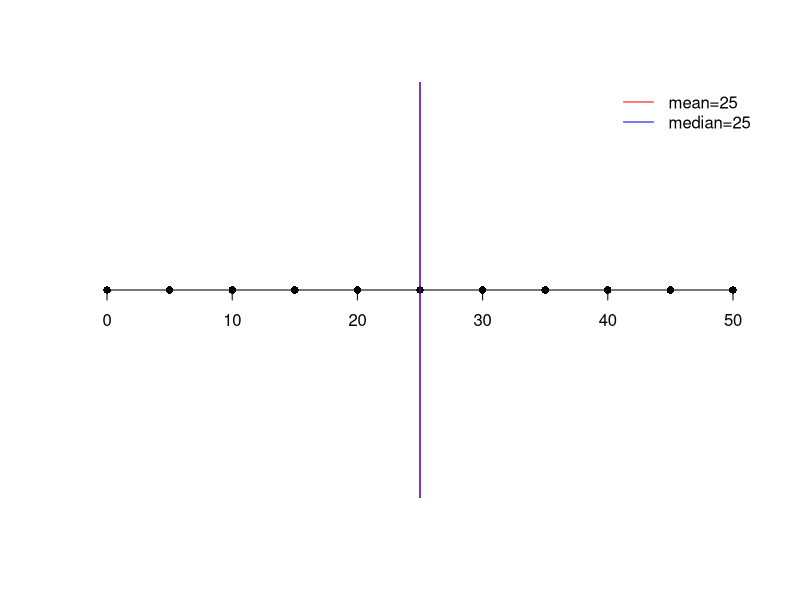
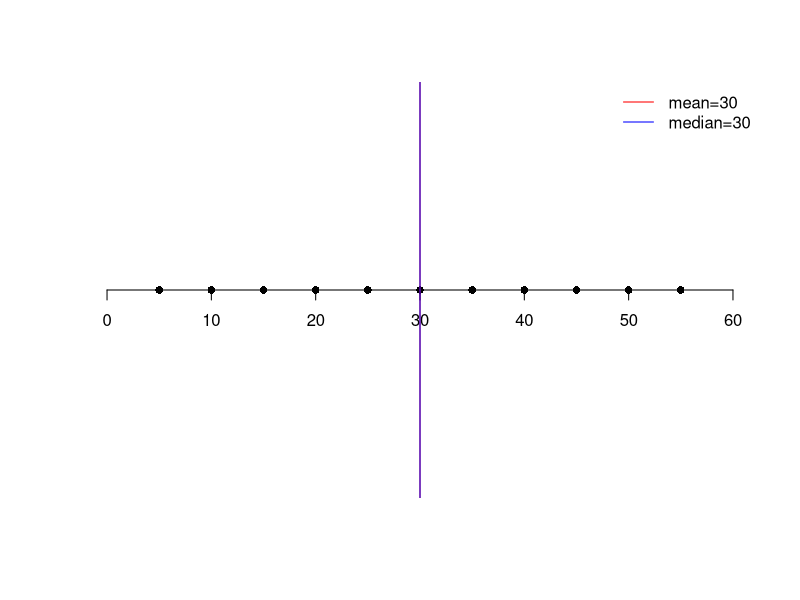
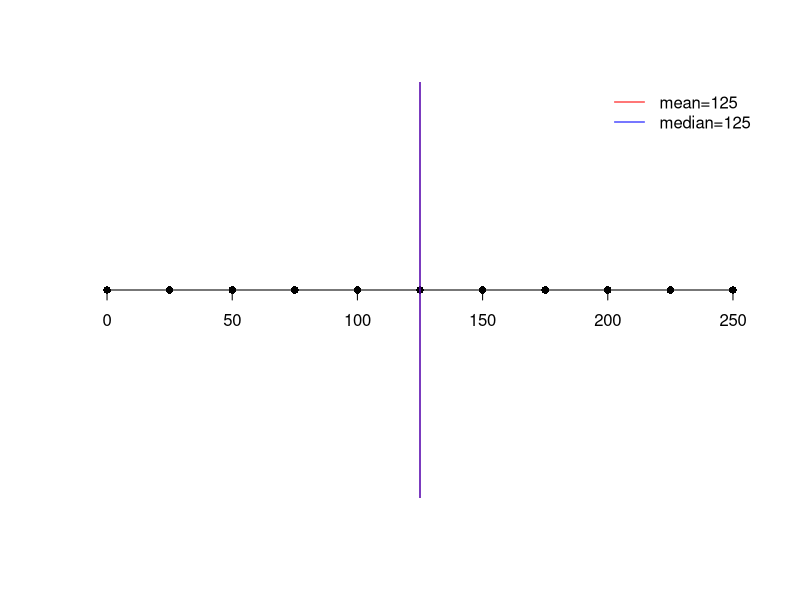
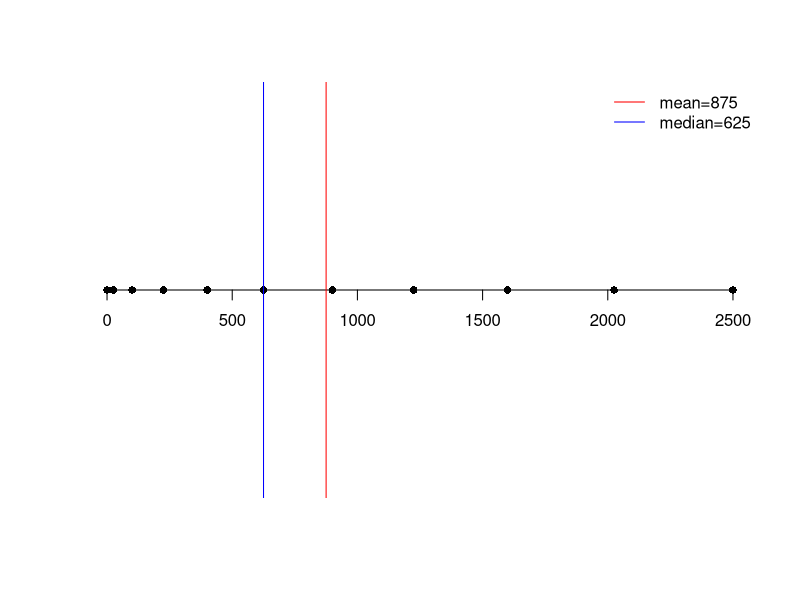
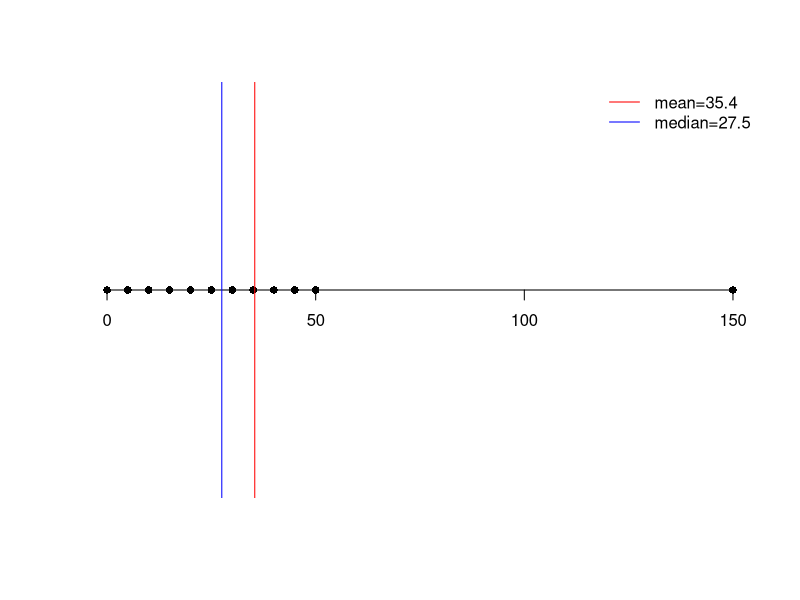
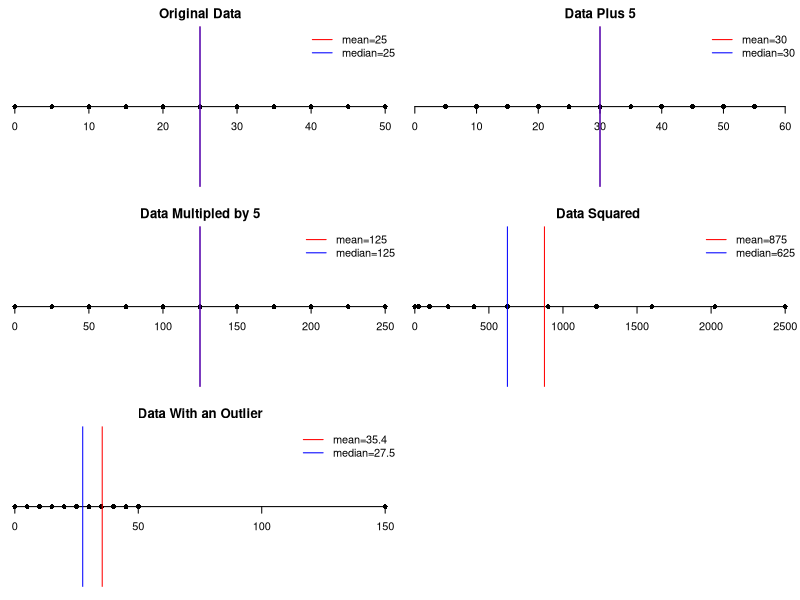

These figures' R source, in order:
## ---- chunk 1
data=seq(0, 50,5) #The seq function is creating a series from 0 to 50 with increments of 5
xbar=mean(data) #Calculating the arithmetic mean
q50=median(data) #Calcualting the median
## ---- chunk 2
#Check out ?plot to see all of the options for this function
plot(data, rep(0, length(data)), axes=FALSE, xlim=c(0,50), type="p",xlab="",ylab="", pch=16) 

#In my initail plot I turned the axes of so now I need to draw just the x axis onto my plot
axis(1,pos=0) 

 #adding vertical lines for the mean and median
abline(v=xbar, lty=1, col='red')
abline(v=q50, lty=1, col='blue') 

#adding a legend
legend('topright', legend=c(paste("mean=", xbar, sep=""), paste("median=",q50, sep="")), lty=c(1,1), col=c('red', 'blue'), bty='n') 
## ---- chunk 3
#These are the new values
dataN1=data+5 #note that when you add a value to a vector R, will automatically apply that to every element of the vector
xbarN1=mean(dataN1) 
q50N1=median(dataN1) 
## ---- chunk 4
plot(dataN1, rep(0, length(dataN1)), axes=FALSE, xlim=c(0,60), type="p",xlab="",ylab="", pch=16)
axis(1,pos=0)
abline(v=xbarN1, lty=1, col='red')
abline(v=q50N1, lty=1, col='blue')
legend('topright', legend=c(paste("mean=", xbarN1, sep=""), paste("median=",q50N1, sep="")), lty=c(1,1), col=c('red', 'blue'), bty='n')
## ---- chunk 5
#These are the new values
dataN2=data*5
xbarN2=mean(dataN2) 
q50N2=median(dataN2) 
## ---- chunk 6
plot(dataN2, rep(0, length(dataN2)), axes=FALSE, xlim=c(0,250), type="p",xlab="",ylab="", pch=16)
axis(1,pos=0)
abline(v=xbarN2, lty=1, col='red')
abline(v=q50N2, lty=1, col='blue')
legend('topright', legend=c(paste("mean=", xbarN2, sep=""), paste("median=",q50N2, sep="")), lty=c(1,1), col=c('red', 'blue'), bty='n')
## ---- chunk 7
#These are the new values
dataN3=data^2
xbarN3=mean(dataN3) 
q50N3=median(dataN3) 
## ---- chunk 8
plot(dataN3, rep(0, length(dataN3)), axes=FALSE, xlim=c(0,2500), type="p",xlab="",ylab="", pch=16)
axis(1,pos=0)
abline(v=xbarN3, lty=1, col='red')
abline(v=q50N3, lty=1, col='blue')
legend('topright', legend=c(paste("mean=", xbarN3, sep=""), paste("median=",q50N3, sep="")), lty=c(1,1), col=c('red', 'blue'), bty='n')
## ---- chunk 9
#These are the new values
dataN4=c(data, 150)
xbarN4=round(mean(dataN4),1) #this time I'm rounding the mean so its nicer for reporting
q50N4=median(dataN4) 
## ---- chunk 10
plot(dataN4, rep(0, length(dataN4)), axes=FALSE, xlim=c(0,150), type="p",xlab="",ylab="", pch=16)
axis(1,pos=0)
abline(v=xbarN4, lty=1, col='red')
abline(v=q50N4, lty=1, col='blue')
legend('topright', legend=c(paste("mean=", xbarN4, sep=""), paste("median=",q50N4, sep="")), lty=c(1,1), col=c('red', 'blue'), bty='n')
## ---- chunk 11


par(mfrow=c(3,2), mar=c(1,0,2,0)) #setting up a multi-panel figure

#Original Data
plot(data, rep(0, length(data)), axes=FALSE, xlim=c(0,50), type="p",xlab="",ylab="", pch=16, main="Original Data")
axis(1,pos=0)
abline(v=xbar, lty=1, col='red')
abline(v=q50, lty=1, col='blue')
legend('topright', legend=c(paste("mean=", xbar, sep=""), paste("median=",q50, sep="")), lty=c(1,1), col=c('red', 'blue'), bty='n')

#Data +5
plot(dataN1, rep(0, length(dataN1)), axes=FALSE, xlim=c(0,60), type="p",xlab="",ylab="", pch=16, main="Data Plus 5")
axis(1,pos=0)
abline(v=xbarN1, lty=1, col='red')
abline(v=q50N1, lty=1, col='blue')
legend('topright', legend=c(paste("mean=", xbarN1, sep=""), paste("median=",q50N1, sep="")), lty=c(1,1), col=c('red', 'blue'), bty='n')

#Data *5
plot(dataN2, rep(0, length(dataN2)), axes=FALSE, xlim=c(0,250), type="p",xlab="",ylab="", pch=16, main="Data Multipled by 5")
axis(1,pos=0)
abline(v=xbarN2, lty=1, col='red')
abline(v=q50N2, lty=1, col='blue')
legend('topright', legend=c(paste("mean=", xbarN2, sep=""), paste("median=",q50N2, sep="")), lty=c(1,1), col=c('red', 'blue'), bty='n')

#Data ^2
plot(dataN3, rep(0, length(dataN3)), axes=FALSE, xlim=c(0,2500), type="p",xlab="",ylab="", pch=16, main="Data Squared ")
axis(1,pos=0)
abline(v=xbarN3, lty=1, col='red')
abline(v=q50N3, lty=1, col='blue')
legend('topright', legend=c(paste("mean=", xbarN3, sep=""), paste("median=",q50N3, sep="")), lty=c(1,1), col=c('red', 'blue'), bty='n')

#Data with and outlier
plot(dataN4, rep(0, length(dataN4)), axes=FALSE, xlim=c(0,150), type="p",xlab="",ylab="", pch=16, main="Data With an Outlier")
axis(1,pos=0)
abline(v=xbarN4, lty=1, col='red')
abline(v=q50N4, lty=1, col='blue')
legend('topright', legend=c(paste("mean=", xbarN4, sep=""), paste("median=",q50N4, sep="")), lty=c(1,1), col=c('red', 'blue'), bty='n')
